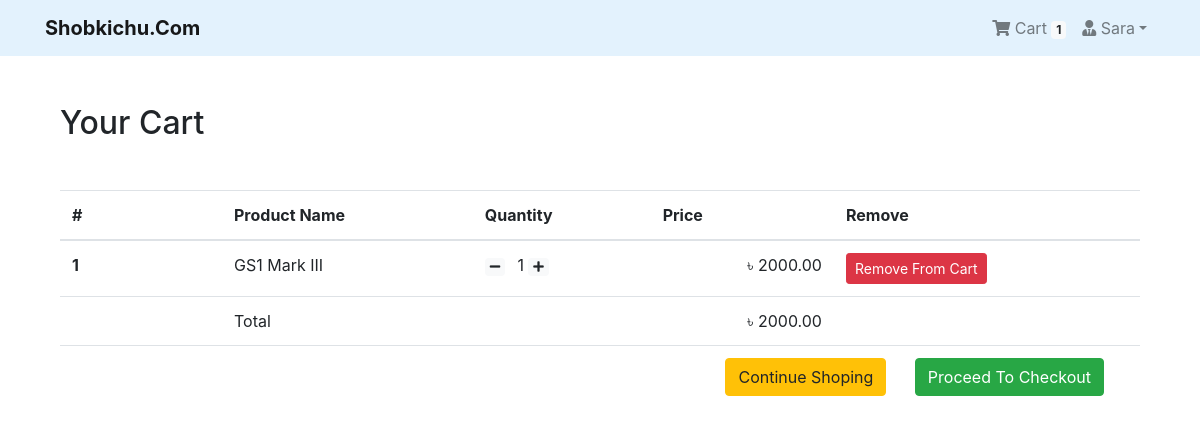
The app's page /shop/cart/ (signed in) with its own data.
### App_Login/models.py (models this page shows, shortened)
class User(AbstractBaseUser, PermissionsMixin):
    email = models.EmailField(unique=True, null=False)
    is_staff = models.BooleanField(
        ugettext_lazy('staff status'),
        default=False,
        help_text = ugettext_lazy('Designates whether the user can log in this site')
    )
    is_active = models.BooleanField(
        ugettext_lazy('active'),
        default=True,
        help_text=ugettext_lazy('Designates whether this user should be treated as active. Unselect this instead of deleting accounts')
    )
    USERNAME_FIELD = 'email'
    objects = MyUserManager()

class Profile(models.Model):
    user = models.OneToOneField(User, on_delete=models.CASCADE, related_name='profile')
    username = models.CharField(max_length=264, blank=True)
    full_name = models.CharField(max_length=264, blank=True)
    address_1 = models.TextField(max_length=300, blank=True)
    city = models.CharField(max_length=40, blank=True)
    zipcode = models.CharField(max_length=10, blank=True)
    country = models.CharField(max_length=50, blank=True)
    phone = models.CharField(max_length=20, blank=True)
    date_joined = models.DateTimeField(auto_now_add=True)

### App_Order/models.py (models this page shows, shortened)
class Order(models.Model):
    orderitems = models.ManyToManyField(Cart)
    user = models.ForeignKey(settings.AUTH_USER_MODEL, on_delete=models.CASCADE)
    ordered = models.BooleanField(default=False)
    created = models.DateTimeField(auto_now_add=True)
    paymentId = models.CharField(max_length=264, blank=True, null=True)
    orderId = models.CharField(max_length=200, blank=True, null=True)
    def get_totals(self):
        total = 0
        for order_item in self.orderitems.all():
            total += float(order_item.get_total())
        return total

class Cart(models.Model):
    user = models.ForeignKey(settings.AUTH_USER_MODEL, on_delete=models.CASCADE, related_name="cart")
    item = models.ForeignKey(Product, on_delete=models.CASCADE)
    quantity = models.IntegerField(default=1)
    purchased = models.BooleanField(default=False)
    created = models.DateTimeField(auto_now_add=True)
    updated = models.DateTimeField(auto_now=True)
    def get_total(self):
        total = self.item.price * self.quantity
        float_total = format(total, '0.2f')
        return float_total

### App_Shop/models.py (models this page shows, shortened)
class Product(models.Model):
    mainimage = models.ImageField(upload_to='Products')
    name = models.CharField(max_length=264)
    category = models.ForeignKey(Category, on_delete=models.CASCADE, related_name='category')
    preview_text = models.TextField(max_length=200, verbose_name='Preview Text')
    detail_text = models.TextField(max_length=1000, verbose_name='Description')
    price = models.FloatField()
    old_price = models.FloatField(default=0.00)
    created = models.DateTimeField(auto_now_add=True)
    class Meta:
        ordering = ['-created',]

### App_Order/views.py (the view)
# urls.py: path('cart/', views.cart_view, name="cart"),
@login_required
def cart_view(request):
    carts = Cart.objects.filter(user=request.user, purchased=False)
    orders = Order.objects.filter(user=request.user, ordered=False)
    if carts.exists() and orders.exists():
        order = orders[0]
        return render(request, 'App_Order/cart.html', context={'carts':carts, 'order':order})
    else:
        messages.warning(request, "You don't have any item in your cart!")
        return redirect("App_Shop:home")

### App_Order/templatetags/cart_tag.py (called while the page is built)
@register.filter
def cart_total(user):
    order = Order.objects.filter(user=user, ordered=False)
    if order.exists():
        return order[0].orderitems.count()
    else:
        return 0

### templates/App_Order/cart.html
{% extends 'base.html' %}
{% block body_block %}
<div class="container my-5">
  <div class="my-5">
    <h2>Your Cart</h2>
  </div>
  <table class="table table-hover">
    <thead>
      <tr>
        <th scope="col" width="15%">#</th>
        <th scope="col">Product Name</th>
        <th scope="col">Quantity</th>
        <th scope="col" align="right">Price</th>
        <th scop="col">Remove</th>
      </tr>
    </thead>
    <tbody>
      {% for cart in carts %}
      <tr>
        <th scope="row">{{ forloop.counter }}</th>
        <td>{{cart.item.name}}</td>
        <td>
          <a class="mr-2" href="{% url 'App_Order:decrease' pk=cart.item.pk %}"><span class="badge badge-light"><i class="fas fa-minus"></i></span></a>
          {{ cart.quantity }}
          <a class="mr-2" href="{% url 'App_Order:increase' pk=cart.item.pk %}"> <span class="badge badge-light"> <i class="fas fa-plus"></i></span></a>
        </td>
        <td align="right">&#2547; {{cart.get_total}}</td>
        <td><a href="{% url 'App_Order:remove' pk=cart.item.pk %}" class="btn btn-danger btn-sm">Remove From Cart</a></td>
      </tr>
      {% endfor %}
      <tr>
        <th scope="row"></th>
        <td colspan="2">Total</td>
        <td align="right">&#2547; {{order.get_totals | floatformat:2 }}</td>
        <td></td>
      </tr>
      <tr>
        <th scope="row"></th>
        <td colspan="4" class="text-right">
          <a href="{% url 'App_Shop:home' %}" class="btn btn-warning mr-4">Continue Shoping</a>
          <a href="{% url 'App_Payment:checkout' %}" class="btn btn-success mr-4">Proceed To Checkout</a>
        </td>
      </tr>
    </tbody>
  </table>
</div>
{% endblock %}

### templates/navbar.html (shortened to what this page needs)
{% load cart_tag %}
<nav class="navbar navbar-expand-lg navbar navbar-light" style="background-color: #e3f2fd;">
  <div class="container">
    <a class="navbar-brand" href="{% url 'App_Shop:home' %}"><b>Shobkichu.Com</b> </a>
    <div class="collapse navbar-collapse" id="navbarNav">
      <ul class="navbar-nav ml-auto">
        {% if request.user.is_authenticated %}
        <li class="nav-item">
          <a href="{% url 'App_Order:cart' %}" class="nav-link">
              <i class="fa fa-shopping-cart"></i> Cart
              <span class="badge badge-light">{{ request.user | cart_total }}</span>
          </a>
        </li>
        <li class="nav-item dropdown">
          <a class="nav-link dropdown-toggle" href="#" id="navbarDropdown" role="button" data-toggle="dropdown" aria-haspopup="true" aria-expanded="false"><i class="fas fa-user-tie"></i> {{request.user.profile.username}}</a>
        </li>
        {% else %}
        <li class="nav-item">
          <a href="{% url 'App_Login:login' %}" class="btn btn-outline-info">Login</a>
        </li>
        {% endif %}
      </ul>
    </div>
  </div>
</nav>

### records on screen
User: user|cart_total "1", user.profile.username "Sara"
Cart: item.name "GS1 Mark III", quantity "1", get_total "2000.00"
Order: get_totals "2000.00"
